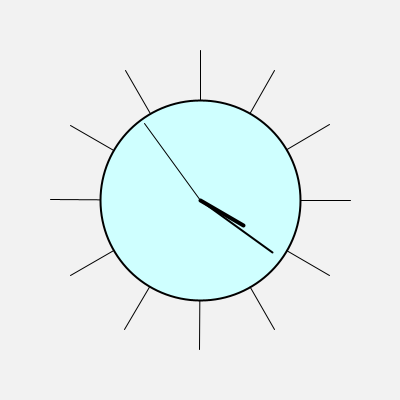
Frame 1 (no input)
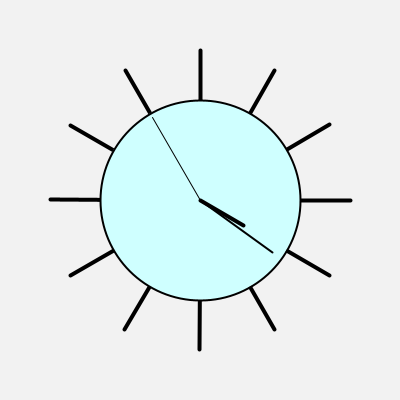
Frame 60 (the mouse pressed at the canvas centre just before this capture)
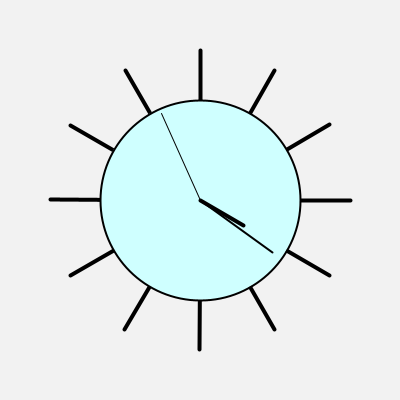
Frame 120 (the mouse held since frame 60 and released just before this capture)

The Processing sketch that drew these frames (run headless with seeded random() and noise(); from frame 60 on, the mouse is pressed at the canvas centre):

// Processing sketch: processing_120555
// ── processing_120555.pde

void setup() {
size(400, 400);
}
void draw() {
background(242); 
fill(#CFFFFF);
translate(width/2,height/2);
for (float i=0; i<360; i+=30){
pushMatrix();
rotate(radians(i));
line(0,0,150,0);
for (float a=0; a<360; a+=20){
pushMatrix();  
translate(150, 0);
popMatrix();                  
}
popMatrix();
}
strokeWeight(2);
ellipse(0, 0, 200, 200);
strokeWeight(1);
float radSec = 360 / 60 * second();
pushMatrix();
rotate(radians(radSec));
line(0, 0, 0, -95);
popMatrix();
strokeWeight(2);
float radMin = 360 / 60 * minute();
pushMatrix();
rotate(radians(radMin));
line(0, 0, 0, -90);
popMatrix();  
strokeWeight(4);
float radHour = 360 / 12 * hour();
pushMatrix();
rotate(radians(radHour));
line(0, 0, 0, -50);
popMatrix();
}
